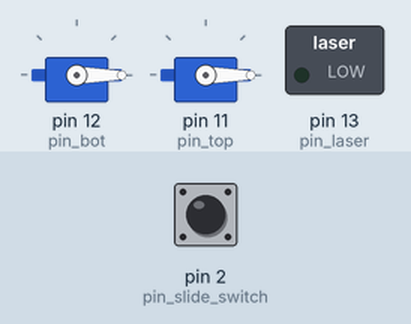
The sketch below on a simulated Arduino Uno, built with avr-gcc and run on an emulated ATmega328P. Parts: 2 × servo, switched loads named in the sketch (green lamp = pin HIGH). Inputs (shaded band) come from the test bench; at power-on: pin 2 (pin_slide_switch) HIGH. Random numbers use the default seed unless the sketch sets one.

Above: at 1.2 s.
1.3 s: pin 2 (pin_slide_switch) pulled LOW for 0.15 s
At 1.36 s:
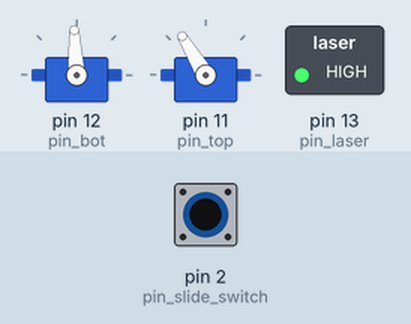
2.9 s: pin 2 (pin_slide_switch) pulled LOW for 1 s
At 4.2 s:
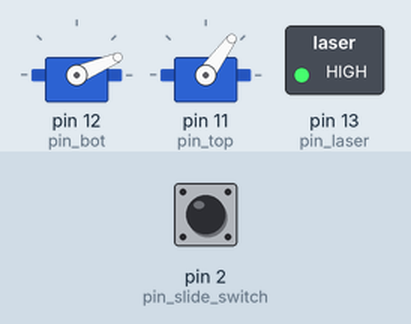
5.9 s: pin 2 (pin_slide_switch) pulled LOW for 0.15 s
At 6.6 s:
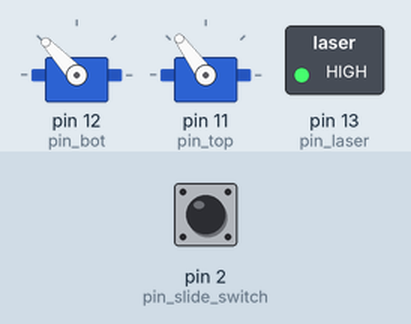
8.3 s: pin 2 (pin_slide_switch) pulled LOW for 3.2 s
At 10.0 s:
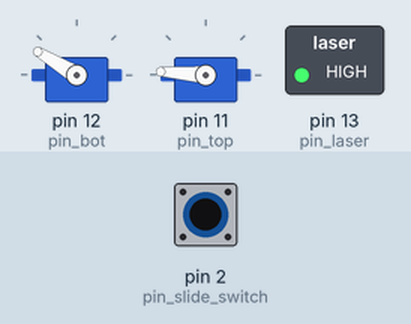
13.0 s: pin 2 (pin_slide_switch) pulled LOW for 0.15 s
At 13.5 s:
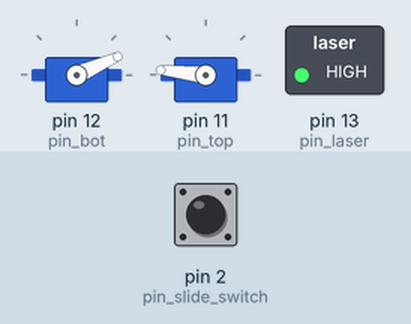
15.1 s: pin 2 (pin_slide_switch) pulled LOW for 1 s
At 15.8 s:
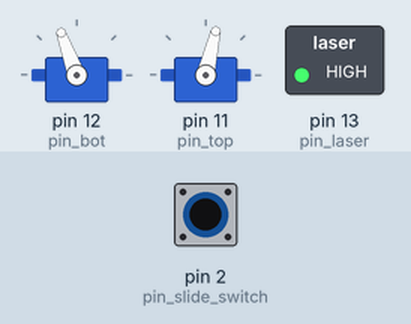
Timing chart, 0 to 18.1 s (numbered marks = the images above; inputs shaded):
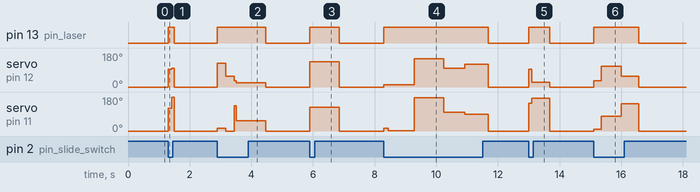

The sketch:

main_code.ino
```cpp
/*
사용 부품
- 아두이노 나노
- 서보 모터 2개
- 레이저 모듈 1개
- 슬라이드 스위치 1개
*/
#include <Servo.h>

Servo BOT;
Servo TOP;

// pin number setting
int pin_bot = 12;
int pin_top = 11;
int pin_laser = 13;
int pin_slide_switch = 2;

int degree_bot_min = 0;    // 하단 모터 각도 최소값
int degree_bot_max = 180;  // 하단 모터 각도 최대값
int degree_top_min = 0;    // 상단 모터 각도 최소값
int degree_top_max = 180;  // 상단 모터 각도 최대값
int delay_min = 0;         //delay minimum
int delay_max = 1000;      //delay maximum

void setup() {
  pinMode(pin_laser, OUTPUT);
  digitalWrite(pin_laser, LOW);
  pinMode(pin_slide_switch, INPUT_PULLUP);
  BOT.attach(pin_bot);
  TOP.attach(pin_top);
  BOT.write(0);
  TOP.write(0);
}

void loop() {// 하단, 상단 모터 각도 및 각도 변경 주기 시간 모두 랜덤으로 지정
  if (digitalRead(pin_slide_switch) == 0) {
    randomSeed(millis());
    int degree_bot = random(degree_bot_min, degree_bot_max);
    int degree_top = random(degree_top_min, degree_top_max);
    int delay_random = random(delay_min, delay_max);
    digitalWrite(pin_laser, HIGH);
    BOT.write(degree_bot);
    TOP.write(degree_top);
    delay(delay_random);
  } else {
    digitalWrite(pin_laser, LOW);
    BOT.write(0);
    TOP.write(0);
  }
}
```

Measured:
- after the input at 1.3 s, pin 13 (pin_laser): LOW → HIGH at once, → LOW 0.20 s later; servo on pin 12 (pin_bot): 0° → 93° at once, → 100° 0.12 s later, → 0° 0.08 s later; servo on pin 11 (pin_top): 0° → 121° at once, → 178° 0.12 s later, → 0° 0.08 s later
- after the input at 2.9 s, pin 13 (pin_laser): LOW → HIGH at once, → LOW 1.6 s later
- after the input at 5.9 s, pin 13 (pin_laser): LOW → HIGH at once, → LOW 0.95 s later; servo on pin 12 (pin_bot): 0° → 133° at once, → 0° 0.95 s later; servo on pin 11 (pin_top): 0° → 126° at once, → 0° 0.95 s later
- after the input at 8.3 s, pin 13 (pin_laser): LOW → HIGH at once, → LOW 3.4 s later; servo on pin 12 (pin_bot): 0° → 13° at once, → 12° 0.14 s later, → 149° 0.85 s later, → 100° 0.95 s later, … (6 changes in this stretch)
- after the input at 13.0 s, pin 13 (pin_laser): LOW → HIGH at once, → LOW 0.69 s later; servo on pin 12 (pin_bot): 0° → 93° at once, → 24° 0.09 s later, → 0° 0.59 s later; servo on pin 11 (pin_top): 0° → 148° at once, → 174° 0.09 s later, → 0° 0.59 s later
- after the input at 15.1 s, pin 13 (pin_laser): LOW → HIGH at once, → LOW 1.5 s later; servo on pin 12 (pin_bot): 0° → 33° at once, → 110° 0.25 s later, → 58° 0.64 s later, → 0° 0.57 s later; servo on pin 11 (pin_top): 0° → 9° at once, → 77° 0.25 s later, → 145° 0.64 s later, → 0° 0.57 s later
